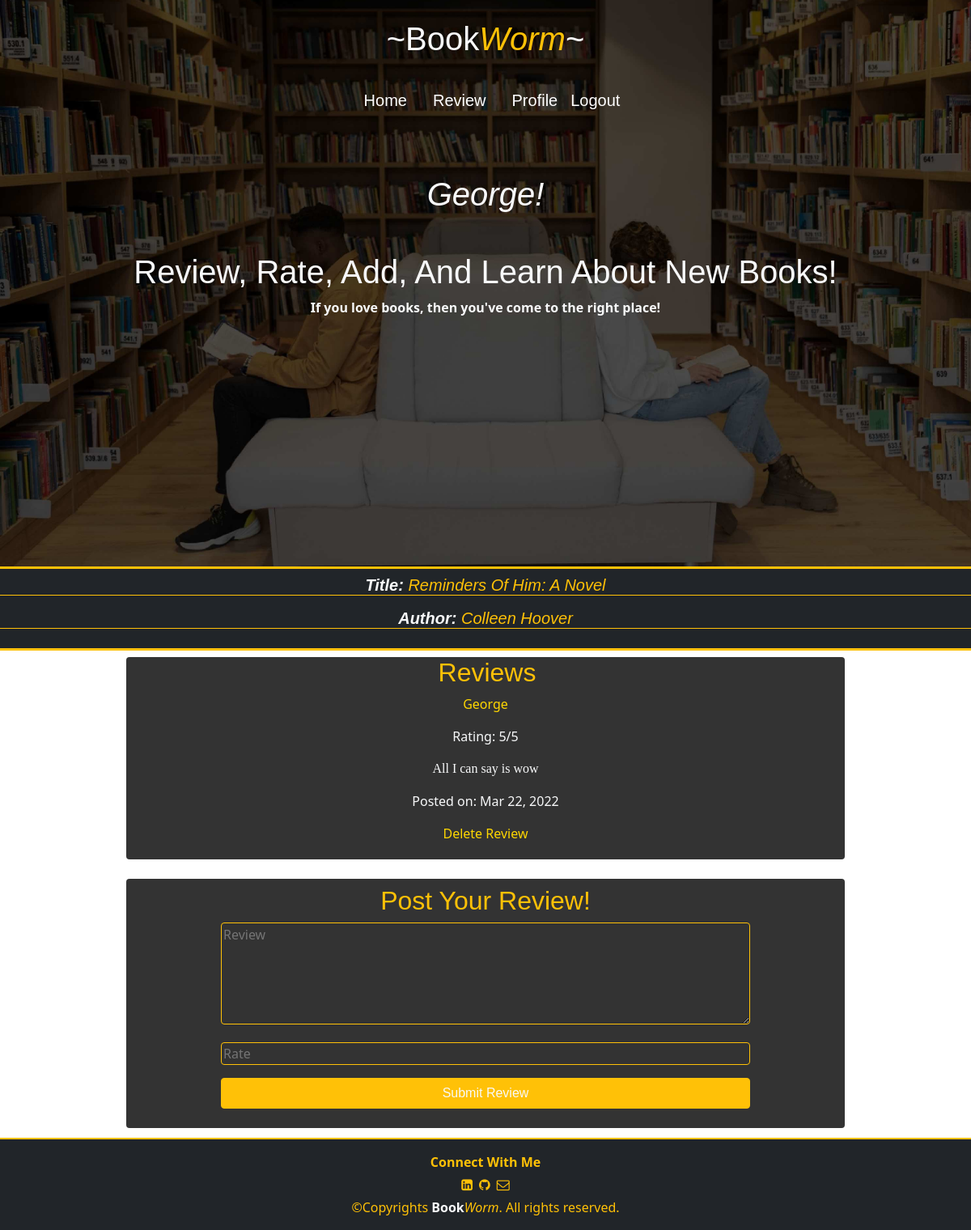
The app's page /books/7 (signed in) with its own data.
### apps/users/models.py (models this page shows)
class User(models.Model):
    name = models.CharField(max_length=255)
    alias = models.CharField(max_length=255)
    email = models.CharField(max_length=255)
    password = models.CharField(max_length=255)
    created_at = models.DateTimeField(auto_now_add=True)
    updated_at = models.DateTimeField(auto_now=True)
    objects = UserManager()

### apps/books/models.py (models this page shows)
class Book(models.Model):
    title = models.CharField(max_length=255)
    author = models.TextField()
    uploaded_by = models.ForeignKey(User, related_name='uploaded_books', on_delete=models.CASCADE)
    created_at = models.DateTimeField(auto_now_add=True)
    updated_at = models.DateTimeField(auto_now=True)
    objects = BookManager()

class Review(models.Model):
    review = models.TextField()
    rating = models.IntegerField()
    user = models.ForeignKey(User, related_name='book_reviews', on_delete= CASCADE)
    book = models.ForeignKey(Book, related_name='reviews', on_delete=models.CASCADE)
    created_at = models.DateTimeField(auto_now_add=True)
    updated_at = models.DateTimeField(auto_now=True)
    objects = BookManager()

### apps/books/views.py (the view)
# urls.py: path('<int:book_id>', views.show_book),
def show_book(request, book_id):
    if 'user_id' not in request.session:
        return redirect('/')
    user = User.objects.get(id= request.session['user_id'])
    book_to_get= Book.objects.get(id = book_id)
    context = {
        'reviews': Review.objects.filter(book= book_to_get).order_by('-created_at'),
        'book': book_to_get,
        'user' : user
    }
    return render(request, 'show_book.html', context)

### apps/books/templates/show_book.html (shortened to what this page needs)
<!DOCTYPE html>
<html lang="en">
<head>
    <link href="https://cdn.jsdelivr.net/npm/bootstrap@5.1.3/dist/css/bootstrap.min.css" rel="stylesheet">
    <link rel="stylesheet" href="https://cdnjs.cloudflare.com/ajax/libs/font-awesome/4.7.0/css/font-awesome.min.css">
    {% load static %}
    <link rel="stylesheet" href="{% static 'css/show_book.css' %}">
</head>
<body>
    <div class="container-fluid header">
        <h1 class="text-light  text-center py-4 text-decoration-underlin">~Book<i class="text-warning">Worm</i>~</h1>
        <nav class="navbar text-light p-2 mb-5">
            <div class="container-xxl">
                <div class=" d-flex justify-content-between m-auto">
                    <h5><a class="text-decoration-none mx-3" href="/books">Home</a></h5>
                    <h5><a class="text-decoration-none mx-3" href="/books/review">Review</a></h5>
                    <h5><a class="text-decoration-none mx-3" href="/{{user.id}}">Profile</a></h5>
                    <h5><a class="text-decoration-none" href="/logout">Logout</a></h5>
                </div>
        </nav>
        <div class="container pt-3">
            <h1 class="text-center text-light"><i>{{user.alias}}!</i></h1>
            <h1 class="text-center text-light mt-5">Review, Rate, Add, And Learn About New Books!</h1>
            <p class="text-center text-light"><strong>If you love books, then you've come to the right place!</strong></p>
        </div>
    </div>
    <div class="p-0 w-100">
        <div class="bg-dark border-bottom border-top border-warning border-3">
            <h5 class="m-auto mb-3 text-center border-bottom border-warning pt-2 w-100 text-light"><strong><i>Title:</i></strong> <i class="text-warning">{{book.title}}</i> </h5>
            <h5 class="text-center text-light border-bottom border-warning mt-1 mb-4"><strong><i>Author:</i></strong> <i class="text-warning">{{book.author}}</i></h5>
        </div>
        <div class="position-relative overflow-hidden">
            <video class="position-absolute" id="video" src="../static/img/pexels-yaroslav-shuraev-6279819.mp4" autoplay muted loop ></video>
            <div class="content d-flex flex-column align-items-center p-2">
                <div class="transp_bg scroll_bar overflow-auto mb-4 rounded" style="height: 250px;">
                    <h2 class="text-center ms-1 text-warning">Reviews</h2>
                    {% for review in reviews %}
                    <div class="container pb-4 text-light">
                        <p class="text-center"><a class="link text-decoration-none link-warning" href="/{{review.user.id}}">{{review.user.alias}}</a></p>
                        <p class="text-center">Rating: {{review.rating}}/5</p>
                        <p class="text-center review">{{review.review}}</p>
                        <p class="text-center">Posted on: {{review.created_at|date:'M d, Y'}}</p>
                        {% if review.user.id == request.session.user_id %}
                            <p class="text-center"><a class="text-center link link-warning text-decoration-none" href="/books/delete_review/{{review.id}}">Delete Review</a></p>
                        {% endif %}
                    </div>
                    {% endfor %}
                </div>
                <div class="transp_bg rounded mb-1 p-2">
                    <h2 class="text-warning text-center">Post Your Review!</h2>
                    <div>
                        <form action="add_review/{{book.id}}" method="post">
                            <p class="text-center"><textarea class="w-75 text-warning rounded bg-transparent border border-warning" name="review" id="" cols="80" rows="5" placeholder="Review"></textarea></p>
                            <p class="text-center"><input class="w-75 bg-transparent border rounded border-warning text-warning" type="number" name="rating" min="1" max="5" placeholder="Rate"></p>
                            <p class="text-center"><button class="w-75 d-inline btn btn-warning text-light border border-warning">Submit Review</button></p>
                        </form>
                    </div>
                </div>
            </div>
        </div>
    </div>
    <footer class="mt-0 p-3 bg-dark border-top border-warning border-2">
        <p class="text-center text-warning mb-0"><strong>Connect With Me</strong></p>
        <div class="d-flex justify-content-center align-items-center">
            <a class="link-warning p-1" target="_blank" rel="noopener noreferrer" href="https://www.linkedin.com/in/abomi-daba-3994a6222/">
                <i class="fa fa-linkedin-square" aria-hidden="true"></i>
            </a>
            <a class="link-warning p-1" target="_blank" rel="noopener noreferrer" href="https://github.com/AbomiDaba">
                <i class="fa fa-github" aria-hidden="true"></i>
            </a>
            <a class="link-warning p-1" target="_blank" rel="noopener noreferrer" href="mailto:abomi.daba@gmail.com">
                <i class="fa fa-envelope-o" aria-hidden="true"></i>
            </a>
        </div>
        <p class="text-center text-warning mb-0">&copy;Copyrights <strong class="text-light">Book</strong><i class="text-warning">Worm</i>. All rights reserved.</p>
    </footer>
</body>
</html>

### apps/books/static/css/show_book.css (style rules this page uses)
.header { background-image: url(../img/wepik-2022229-132042.png); background-repeat: no-repeat; background-position: center; background-size: cover; height: 700px; animation: change 15s infinite ease-in-out; }
video { min-width:100%; top: 50%; left: 50%; transform: translate(-50%, -50%); z-index: -1; }
.transp_bg { background: linear-gradient(to top, rgba(0,0,0,0.8)50%, rgba(0,0,0,0.8)50%); width:75% ; }
h1,h2,h3,h4,h5,button { font-family:Verdana, Geneva, Tahoma, sans-serif }
nav a { color: white; }
.review { font-family: 'Gaegu', cursive; font-family: 'Schoolbell', cursive; }
.link { color: gold; }

### records on screen
User: alias "George"
Book: title "Reminders Of Him: A Novel", author "Colleen Hoover"
Review: user.alias "George", rating "5", review "All I can say is wow", created_at "Mar 22, 2022"
